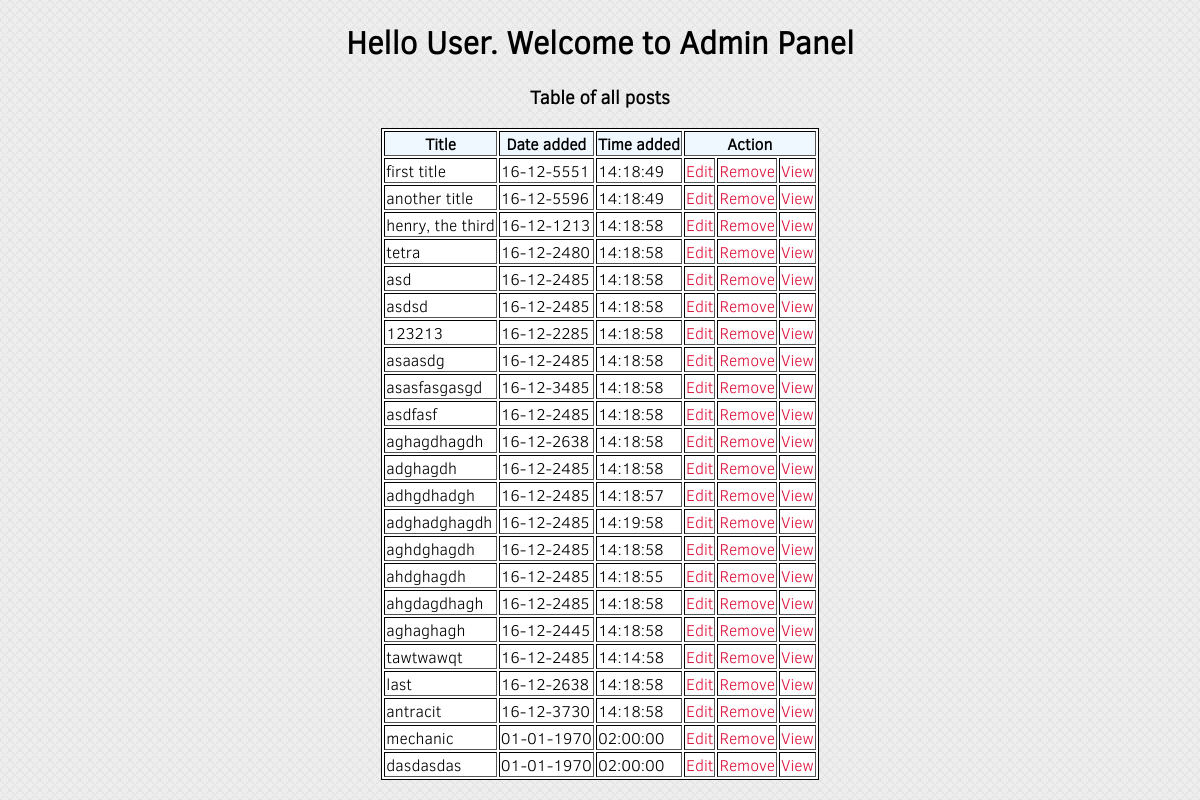
The page /admin/adminPanel.php (signed in) on the database as committed earlier.
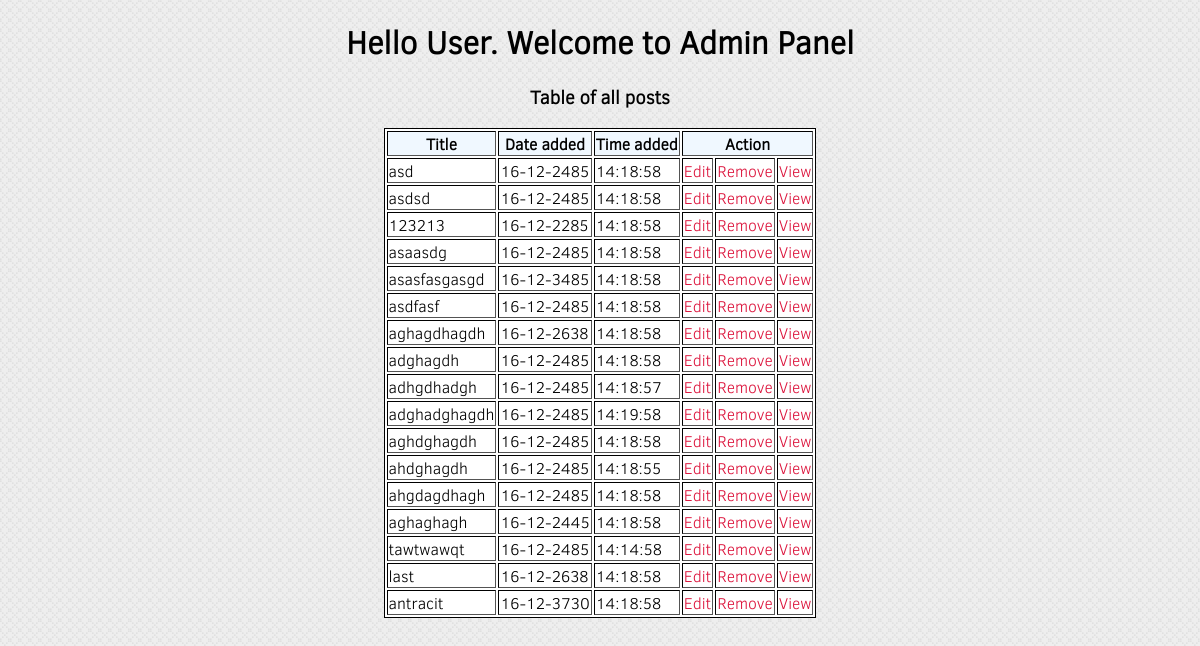
The same page on the database as committed later.
### tables this page shows
CREATE TABLE IF NOT EXISTS `posts` (
  `post_id` int(11) NOT NULL AUTO_INCREMENT,
  `post_title` varchar(50) NOT NULL,
  `post_description` varchar(255) NOT NULL,
  `post_content` text NOT NULL,
  `post_author` varchar(11) NOT NULL,
  `post_dateCreated` int(15) NOT NULL,
  `post_timesSeen` int(11) NOT NULL,
  PRIMARY KEY (`post_id`),
  KEY `post_author` (`post_author`)
);

### admin/adminPanel.php (the view, shortened to what this page needs)
<table border="1">
    <tr>
        <th>Title</th>
        <th>Date added</th>
        <th>Time added</th>
        <th colspan="3">Action</th>
    </tr>
<?php
require '../config.php';
$post = $db->prepare("SELECT * FROM posts");
$post->execute();
$rowP = $post->fetchAll(PDO::FETCH_ASSOC);
for ($r = 0; $r < count($rowP); $r++):
    $rowData = $rowP[$r];
?>
    <tr>
        <td><?=$rowData['post_title']?></td>
        <td><?=date('d-m-Y', strtotime($rowData['post_dateCreated']))?></td>
        <td><?=date('H:i:s', strtotime($rowData['post_dateCreated']))?></td>
        <td><a href="post_edit.php?id=<?=$rowData['post_id']?>">Edit</a></td>
        <td><a onclick="confirmDelete(<?=$rowData['post_id'];?>)" href="#">Remove</a></td>
        <td><a href="../view_post.php?id=<?=$rowData['post_id']?>">View</a></td>
    </tr>
<?php
    endfor;
?>
</table>

### styles/main.css (style rules this page uses)
.adminPanel { font-family:ClearSans, sans-serif; margin: 20px 100px; background-image: url(../images/body-background.png) }
.adminPanel table { border: 1px solid black; border-collapse: separate; margin: 0 auto; background-color: white; }
.adminPanel h1, .adminPanel h3 { text-align: center; }
.adminPanel th { background-color: aliceblue; }
.adminPanel a { text-decoration: none; color: crimson; }
.adminPanel tr:nth-child(odd) { background-color: #fef7f7; }

Rows that differ between the two databases and show on the page:
removed posts: post_title "first title", post_dateCreated "16-12-5551", post_dateCreated "14:18:49"
removed posts: post_title "another title", post_dateCreated "16-12-5596", post_dateCreated "14:18:49"
removed posts: post_title "henry, the third", post_dateCreated "16-12-1213", post_dateCreated "14:18:58"
removed posts: post_title "tetra", post_dateCreated "16-12-2480", post_dateCreated "14:18:58"
removed posts: post_title "mechanic", post_dateCreated "01-01-1970", post_dateCreated "02:00:00"
removed posts: post_title "dasdasdas", post_dateCreated "01-01-1970", post_dateCreated "02:00:00"
